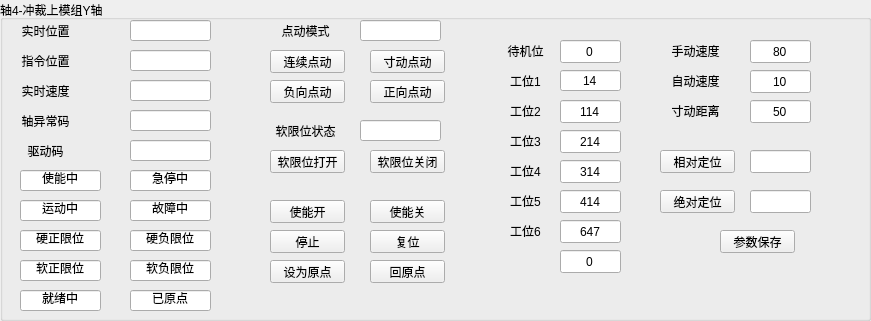
    <widget class="QGroupBox" name="A1_4">
     <property name="geometry">
      <rect>
       <x>60</x>
       <y>330</y>
       <width>871</width>
       <height>321</height>
      </rect>
     </property>
     <property name="minimumSize">
      <size>
       <width>400</width>
       <height>200</height>
      </size>
     </property>
     <property name="maximumSize">
      <size>
       <width>4000</width>
       <height>4000</height>
      </size>
     </property>
     <property name="title">
      <string>轴4-冲裁上模组Y轴</string>
     </property>
     <widget class="QPushButton" name="btn_MoveAbs_Axi_4">
      <property name="geometry">
       <rect>
        <x>660</x>
        <y>190</y>
        <width>75</width>
        <height>23</height>
       </rect>
      </property>
      <property name="text">
       <string>绝对定位</string>
      </property>
     </widget>
     <widget class="QPushButton" name="btn_Reset_Axi_4">
      <property name="geometry">
       <rect>
        <x>370</x>
        <y>230</y>
        <width>75</width>
        <height>23</height>
       </rect>
      </property>
      <property name="text">
       <string>复位</string>
      </property>
     </widget>
     <widget class="QPushButton" name="btn_Stop_Axi_4">
      <property name="geometry">
       <rect>
        <x>270</x>
        <y>230</y>
        <width>75</width>
        <height>23</height>
       </rect>
      </property>
      <property name="text">
       <string>停止</string>
      </property>
     </widget>
     <widget class="QPushButton" name="btn_GoHome_Axi_4">
      <property name="geometry">
       <rect>
        <x>370</x>
        <y>260</y>
        <width>75</width>
        <height>23</height>
       </rect>
      </property>
      <property name="text">
       <string>回原点</string>
      </property>
     </widget>
     <widget class="QLineEdit" name="lineEdit_MoveAbs_Axi_4">
      <property name="geometry">
       <rect>
        <x>750</x>
        <y>190</y>
        <width>61</width>
        <height>23</height>
       </rect>
      </property>
      <property name="text">
       <string/>
      </property>
      <property name="alignment">
       <set>Qt::AlignCenter</set>
      </property>
     </widget>
     <widget class="QPushButton" name="btn_SetHome_Axi_4">
      <property name="geometry">
       <rect>
        <x>270</x>
        <y>260</y>
        <width>75</width>
        <height>23</height>
       </rect>
      </property>
      <property name="text">
       <string>设为原点</string>
      </property>
     </widget>
     <widget class="QLineEdit" name="lineEdit_CurPos_Axi_4">
      <property name="geometry">
       <rect>
        <x>130</x>
        <y>20</y>
        <width>81</width>
        <height>21</height>
       </rect>
      </property>
      <property name="text">
       <string/>
      </property>
      <property name="alignment">
       <set>Qt::AlignCenter</set>
      </property>
      <property name="readOnly">
       <bool>true</bool>
      </property>
     </widget>
     <widget class="QLabel" name="label_CurPos_Axi_4">
      <property name="geometry">
       <rect>
        <x>0</x>
        <y>20</y>
        <width>91</width>
        <height>21</height>
       </rect>
      </property>
      <property name="text">
       <string>实时位置</string>
      </property>
      <property name="alignment">
       <set>Qt::AlignCenter</set>
      </property>
     </widget>
     <widget class="QLineEdit" name="lineEdit_Hard_AxiPosLimit_Axi_4">
      <property name="geometry">
       <rect>
        <x>20</x>
        <y>230</y>
        <width>81</width>
        <height>21</height>
       </rect>
      </property>
      <property name="text">
       <string>硬正限位</string>
      </property>
      <property name="alignment">
       <set>Qt::AlignCenter</set>
      </property>
      <property name="readOnly">
       <bool>true</bool>
      </property>
     </widget>
     <widget class="QLineEdit" name="lineEdit_Hard_AxiNegLimit_Axi_4">
      <property name="geometry">
       <rect>
        <x>130</x>
        <y>230</y>
        <width>81</width>
        <height>21</height>
       </rect>
      </property>
      <property name="text">
       <string>硬负限位</string>
      </property>
      <property name="alignment">
       <set>Qt::AlignCenter</set>
      </property>
      <property name="readOnly">
       <bool>true</bool>
      </property>
     </widget>
     <widget class="QLineEdit" name="lineEdit_Enable_Axi_4">
      <property name="geometry">
       <rect>
        <x>20</x>
        <y>170</y>
        <width>81</width>
        <height>21</height>
       </rect>
      </property>
      <property name="text">
       <string>使能中</string>
      </property>
      <property name="alignment">
       <set>Qt::AlignCenter</set>
      </property>
      <property name="readOnly">
       <bool>true</bool>
      </property>
     </widget>
     <widget class="QLineEdit" name="lineEdit_Standby_Axi_4">
      <property name="geometry">
       <rect>
        <x>560</x>
        <y>40</y>
        <width>61</width>
        <height>23</height>
       </rect>
      </property>
      <property name="text">
       <string>0</string>
      </property>
      <property name="alignment">
       <set>Qt::AlignCenter</set>
      </property>
     </widget>
     <widget class="QLineEdit" name="lineEdit_WorkPostion1_Axi_4">
      <property name="geometry">
       <rect>
        <x>560</x>
        <y>70</y>
        <width>61</width>
        <height>21</height>
       </rect>
      </property>
      <property name="text">
       <string>14</string>
      </property>
      <property name="alignment">
       <set>Qt::AlignCenter</set>
      </property>
     </widget>
     <widget class="QLineEdit" name="lineEdit_WorkPostion2_Axi_4">
      <property name="geometry">
       <rect>
        <x>560</x>
        <y>100</y>
        <width>61</width>
        <height>23</height>
       </rect>
      </property>
      <property name="text">
       <string>114</string>
      </property>
      <property name="alignment">
       <set>Qt::AlignCenter</set>
      </property>
     </widget>
     <widget class="QLabel" name="label_Standby_Axi_4">
      <property name="geometry">
       <rect>
        <x>480</x>
        <y>40</y>
        <width>91</width>
        <height>21</height>
       </rect>
      </property>
      <property name="text">
       <string>待机位</string>
      </property>
      <property name="alignment">
       <set>Qt::AlignCenter</set>
      </property>
     </widget>
     <widget class="QLabel" name="label_WorkStation1_Axi_4">
      <property name="geometry">
       <rect>
        <x>480</x>
        <y>70</y>
        <width>91</width>
        <height>21</height>
       </rect>
      </property>
      <property name="text">
       <string>工位1</string>
      </property>
      <property name="alignment">
       <set>Qt::AlignCenter</set>
      </property>
     </widget>
     <widget class="QLabel" name="label_WorkStation2_Axi_4">
      <property name="geometry">
       <rect>
        <x>480</x>
        <y>100</y>
        <width>91</width>
        <height>21</height>
       </rect>
      </property>
      <property name="text">
       <string>工位2</string>
      </property>
      <property name="alignment">
       <set>Qt::AlignCenter</set>
      </property>
     </widget>
     <widget class="QPushButton" name="btn_Jog_Pos_Axi_4">
      <property name="geometry">
       <rect>
        <x>370</x>
        <y>80</y>
        <width>75</width>
        <height>23</height>
       </rect>
      </property>
      <property name="text">
       <string>正向点动</string>
      </property>
     </widget>
     <widget class="QPushButton" name="btn_Jog_Neg_Axi_4">
      <property name="geometry">
       <rect>
        <x>270</x>
        <y>80</y>
        <width>75</width>
        <height>23</height>
       </rect>
      </property>
      <property name="text">
       <string>负向点动</string>
      </property>
     </widget>
     <widget class="QLabel" name="label_WorkStation_3_Axi_4">
      <property name="geometry">
       <rect>
        <x>480</x>
        <y>130</y>
        <width>91</width>
        <height>21</height>
       </rect>
      </property>
      <property name="text">
       <string>工位3</string>
      </property>
      <property name="alignment">
       <set>Qt::AlignCenter</set>
      </property>
     </widget>
     <widget class="QLineEdit" name="lineEdit_WorkPostion3_Axi_4">
      <property name="geometry">
       <rect>
        <x>560</x>
        <y>130</y>
        <width>61</width>
        <height>23</height>
       </rect>
      </property>
      <property name="text">
       <string>214</string>
      </property>
      <property name="alignment">
       <set>Qt::AlignCenter</set>
      </property>
     </widget>
     <widget class="QLabel" name="label_WorkStation_4_Axi_4">
      <property name="geometry">
       <rect>
        <x>480</x>
        <y>160</y>
        <width>91</width>
        <height>21</height>
       </rect>
      </property>
      <property name="text">
       <string>工位4</string>
      </property>
      <property name="alignment">
       <set>Qt::AlignCenter</set>
      </property>
     </widget>
     <widget class="QLineEdit" name="lineEdit_WorkPostion4_Axi_4">
      <property name="geometry">
       <rect>
        <x>560</x>
        <y>160</y>
        <width>61</width>
        <height>23</height>
       </rect>
      </property>
      <property name="text">
       <string>314</string>
      </property>
      <property name="alignment">
       <set>Qt::AlignCenter</set>
      </property>
     </widget>
     <widget class="QLabel" name="label_WorkStation_5_Axi_4">
      <property name="geometry">
       <rect>
        <x>480</x>
        <y>190</y>
        <width>91</width>
        <height>21</height>
       </rect>
      </property>
      <property name="text">
       <string>工位5</string>
      </property>
      <property name="alignment">
       <set>Qt::AlignCenter</set>
      </property>
     </widget>
     <widget class="QLineEdit" name="lineEdit_WorkPostion5_Axi_4">
      <property name="geometry">
       <rect>
        <x>560</x>
        <y>190</y>
        <width>61</width>
        <height>23</height>
       </rect>
      </property>
      <property name="text">
       <string>414</string>
      </property>
      <property name="alignment">
       <set>Qt::AlignCenter</set>
      </property>
     </widget>
     <widget class="QLineEdit" name="lineEdit_ManuVel_Axi_4">
      <property name="geometry">
       <rect>
        <x>750</x>
        <y>40</y>
        <width>61</width>
        <height>23</height>
       </rect>
      </property>
      <property name="text">
       <string>80</string>
      </property>
      <property name="alignment">
       <set>Qt::AlignCenter</set>
      </property>
     </widget>
     <widget class="QLabel" name="label_ManuVel_Axi_4">
      <property name="geometry">
       <rect>
        <x>650</x>
        <y>40</y>
        <width>91</width>
        <height>21</height>
       </rect>
      </property>
      <property name="text">
       <string>手动速度</string>
      </property>
      <property name="alignment">
       <set>Qt::AlignCenter</set>
      </property>
     </widget>
     <widget class="QPushButton" name="btn_SetParam_Axi_4">
      <property name="geometry">
       <rect>
        <x>720</x>
        <y>230</y>
        <width>75</width>
        <height>23</height>
       </rect>
      </property>
      <property name="text">
       <string>参数保存</string>
      </property>
     </widget>
     <widget class="QLineEdit" name="lineEdit_Estop_Axi_4">
      <property name="geometry">
       <rect>
        <x>130</x>
        <y>170</y>
        <width>81</width>
        <height>21</height>
       </rect>
      </property>
      <property name="text">
       <string>急停中</string>
      </property>
      <property name="alignment">
       <set>Qt::AlignCenter</set>
      </property>
      <property name="readOnly">
       <bool>true</bool>
      </property>
     </widget>
     <widget class="QLineEdit" name="lineEdit_Moving_Axi_4">
      <property name="geometry">
       <rect>
        <x>20</x>
        <y>200</y>
        <width>81</width>
        <height>21</height>
       </rect>
      </property>
      <property name="text">
       <string>运动中</string>
      </property>
      <property name="alignment">
       <set>Qt::AlignCenter</set>
      </property>
      <property name="readOnly">
       <bool>true</bool>
      </property>
     </widget>
     <widget class="QLineEdit" name="lineEdit_Err_Axi_4">
      <property name="geometry">
       <rect>
        <x>130</x>
        <y>200</y>
        <width>81</width>
        <height>21</height>
       </rect>
      </property>
      <property name="text">
       <string>故障中</string>
      </property>
      <property name="alignment">
       <set>Qt::AlignCenter</set>
      </property>
      <property name="readOnly">
       <bool>true</bool>
      </property>
     </widget>
     <widget class="QLineEdit" name="lineEdit_Soft_AxiPosLimit_Axi_4">
      <property name="geometry">
       <rect>
        <x>20</x>
        <y>260</y>
        <width>81</width>
        <height>21</height>
       </rect>
      </property>
      <property name="text">
       <string>软正限位</string>
      </property>
      <property name="alignment">
       <set>Qt::AlignCenter</set>
      </property>
     </widget>
     <widget class="QLineEdit" name="lineEdit_Soft_AxiNegLimit_Axi_4">
      <property name="geometry">
       <rect>
        <x>130</x>
        <y>260</y>
        <width>81</width>
        <height>21</height>
       </rect>
      </property>
      <property name="text">
       <string>软负限位</string>
      </property>
      <property name="alignment">
       <set>Qt::AlignCenter</set>
      </property>
      <property name="readOnly">
       <bool>true</bool>
      </property>
     </widget>
     <widget class="QLineEdit" name="lineEdit_Ready_Axi_4">
      <property name="geometry">
       <rect>
        <x>20</x>
        <y>290</y>
        <width>81</width>
        <height>21</height>
       </rect>
      </property>
      <property name="text">
       <string>就绪中</string>
      </property>
      <property name="alignment">
       <set>Qt::AlignCenter</set>
      </property>
      <property name="readOnly">
       <bool>true</bool>
      </property>
     </widget>
     <widget class="QLineEdit" name="lineEdit_Homed_Axi_4">
      <property name="geometry">
       <rect>
        <x>130</x>
        <y>290</y>
        <width>81</width>
        <height>21</height>
       </rect>
      </property>
      <property name="text">
       <string>已原点</string>
      </property>
      <property name="alignment">
       <set>Qt::AlignCenter</set>
      </property>
      <property name="readOnly">
       <bool>true</bool>
      </property>
     </widget>
     <widget class="QPushButton" name="btn_Enable_Open_Axi_4">
      <property name="geometry">
       <rect>
        <x>270</x>
        <y>200</y>
        <width>75</width>
        <height>23</height>
       </rect>
      </property>
      <property name="text">
       <string>使能开</string>
      </property>
     </widget>
     <widget class="QPushButton" name="btn_Enable_Close_Axi_4">
      <property name="geometry">
       <rect>
        <x>370</x>
        <y>200</y>
        <width>75</width>
        <height>23</height>
       </rect>
      </property>
      <property name="text">
       <string>使能关</string>
      </property>
     </widget>
     <widget class="QLabel" name="label_ActPos_Axi_4">
      <property name="geometry">
       <rect>
        <x>0</x>
        <y>50</y>
        <width>91</width>
        <height>21</height>
       </rect>
      </property>
      <property name="text">
       <string>指令位置</string>
      </property>
      <property name="alignment">
       <set>Qt::AlignCenter</set>
      </property>
     </widget>
     <widget class="QLineEdit" name="lineEdit_SetPos_Axi_4">
      <property name="geometry">
       <rect>
        <x>130</x>
        <y>50</y>
        <width>81</width>
        <height>21</height>
       </rect>
      </property>
      <property name="text">
       <string/>
      </property>
      <property name="alignment">
       <set>Qt::AlignCenter</set>
      </property>
      <property name="readOnly">
       <bool>true</bool>
      </property>
     </widget>
     <widget class="QLabel" name="label_CurVel_Axi_4">
      <property name="geometry">
       <rect>
        <x>0</x>
        <y>80</y>
        <width>91</width>
        <height>21</height>
       </rect>
      </property>
      <property name="text">
       <string>实时速度</string>
      </property>
      <property name="alignment">
       <set>Qt::AlignCenter</set>
      </property>
     </widget>
     <widget class="QLineEdit" name="lineEdit_CurVel_Axi_4">
      <property name="geometry">
       <rect>
        <x>130</x>
        <y>80</y>
        <width>81</width>
        <height>21</height>
       </rect>
      </property>
      <property name="text">
       <string/>
      </property>
      <property name="alignment">
       <set>Qt::AlignCenter</set>
      </property>
      <property name="readOnly">
       <bool>true</bool>
      </property>
     </widget>
     <widget class="QLabel" name="label_AxiErro_Axi_4">
      <property name="geometry">
       <rect>
        <x>0</x>
        <y>110</y>
        <width>91</width>
        <height>21</height>
       </rect>
      </property>
      <property name="text">
       <string>轴异常码</string>
      </property>
      <property name="alignment">
       <set>Qt::AlignCenter</set>
      </property>
     </widget>
     <widget class="QLineEdit" name="lineEdit_AxiErri_Axi_4">
      <property name="geometry">
       <rect>
        <x>130</x>
        <y>110</y>
        <width>81</width>
        <height>21</height>
       </rect>
      </property>
      <property name="text">
       <string/>
      </property>
      <property name="alignment">
       <set>Qt::AlignCenter</set>
      </property>
      <property name="readOnly">
       <bool>true</bool>
      </property>
     </widget>
     <widget class="QLineEdit" name="lineEdit_SeroNo_Axi_4">
      <property name="enabled">
       <bool>true</bool>
      </property>
      <property name="geometry">
       <rect>
        <x>130</x>
        <y>140</y>
        <width>81</width>
        <height>21</height>
       </rect>
      </property>
      <property name="acceptDrops">
       <bool>true</bool>
      </property>
      <property name="text">
       <string/>
      </property>
      <property name="alignment">
       <set>Qt::AlignCenter</set>
      </property>
      <property name="readOnly">
       <bool>true</bool>
      </property>
     </widget>
     <widget class="QLabel" name="label_SeroNo_Axi_4">
      <property name="geometry">
       <rect>
        <x>0</x>
        <y>140</y>
        <width>91</width>
        <height>21</height>
       </rect>
      </property>
      <property name="text">
       <string>驱动码</string>
      </property>
      <property name="alignment">
       <set>Qt::AlignCenter</set>
      </property>
     </widget>
     <widget class="QLabel" name="label_AutoVel_Axi_4">
      <property name="geometry">
       <rect>
        <x>650</x>
        <y>70</y>
        <width>91</width>
        <height>21</height>
       </rect>
      </property>
      <property name="text">
       <string>自动速度</string>
      </property>
      <property name="alignment">
       <set>Qt::AlignCenter</set>
      </property>
     </widget>
     <widget class="QLabel" name="label_Inch_Axi_4">
      <property name="geometry">
       <rect>
        <x>650</x>
        <y>100</y>
        <width>91</width>
        <height>21</height>
       </rect>
      </property>
      <property name="text">
       <string>寸动距离</string>
      </property>
      <property name="alignment">
       <set>Qt::AlignCenter</set>
      </property>
     </widget>
     <widget class="QLineEdit" name="lineEdit_AutoVel_Axi_4">
      <property name="geometry">
       <rect>
        <x>750</x>
        <y>70</y>
        <width>61</width>
        <height>23</height>
       </rect>
      </property>
      <property name="text">
       <string>10</string>
      </property>
      <property name="alignment">
       <set>Qt::AlignCenter</set>
      </property>
     </widget>
     <widget class="QLineEdit" name="lineEdit_Inch_Axi_4">
      <property name="geometry">
       <rect>
        <x>750</x>
        <y>100</y>
        <width>61</width>
        <height>23</height>
       </rect>
      </property>
      <property name="text">
       <string>50</string>
      </property>
      <property name="alignment">
       <set>Qt::AlignCenter</set>
      </property>
     </widget>
     <widget class="QLineEdit" name="lineEdit_JogMode_Axi_4">
      <property name="geometry">
       <rect>
        <x>360</x>
        <y>20</y>
        <width>81</width>
        <height>21</height>
       </rect>
      </property>
      <property name="text">
       <string/>
      </property>
      <property name="alignment">
       <set>Qt::AlignCenter</set>
      </property>
      <property name="readOnly">
       <bool>true</bool>
      </property>
     </widget>
     <widget class="QLabel" name="label_JogMode_Axi_4">
      <property name="geometry">
       <rect>
        <x>260</x>
        <y>20</y>
        <width>91</width>
        <height>21</height>
       </rect>
      </property>
      <property name="text">
       <string>点动模式</string>
      </property>
      <property name="alignment">
       <set>Qt::AlignCenter</set>
      </property>
     </widget>
     <widget class="QPushButton" name="btn_Jog_Jog_Axi_4">
      <property name="geometry">
       <rect>
        <x>270</x>
        <y>50</y>
        <width>75</width>
        <height>23</height>
       </rect>
      </property>
      <property name="text">
       <string>连续点动</string>
      </property>
     </widget>
     <widget class="QPushButton" name="btn_Jog_Inch_Axi_4">
      <property name="geometry">
       <rect>
        <x>370</x>
        <y>50</y>
        <width>75</width>
        <height>23</height>
       </rect>
      </property>
      <property name="text">
       <string>寸动点动</string>
      </property>
     </widget>
     <widget class="QLineEdit" name="lineEdit_SoftLimitSet__Axi_4">
      <property name="geometry">
       <rect>
        <x>360</x>
        <y>120</y>
        <width>81</width>
        <height>21</height>
       </rect>
      </property>
      <property name="text">
       <string/>
      </property>
      <property name="alignment">
       <set>Qt::AlignCenter</set>
      </property>
      <property name="readOnly">
       <bool>true</bool>
      </property>
     </widget>
     <widget class="QLabel" name="label_SoftLimitSet_Axi_4">
      <property name="geometry">
       <rect>
        <x>260</x>
        <y>120</y>
        <width>91</width>
        <height>21</height>
       </rect>
      </property>
      <property name="text">
       <string>软限位状态</string>
      </property>
      <property name="alignment">
       <set>Qt::AlignCenter</set>
      </property>
     </widget>
     <widget class="QPushButton" name="btn_Jog_SoftOpen_Axi_4">
      <property name="geometry">
       <rect>
        <x>270</x>
        <y>150</y>
        <width>75</width>
        <height>23</height>
       </rect>
      </property>
      <property name="text">
       <string>软限位打开</string>
      </property>
     </widget>
     <widget class="QPushButton" name="btn_Jog_SoftClose_Axi_4">
      <property name="geometry">
       <rect>
        <x>370</x>
        <y>150</y>
        <width>75</width>
        <height>23</height>
       </rect>
      </property>
      <property name="text">
       <string>软限位关闭</string>
      </property>
     </widget>
     <widget class="QPushButton" name="btn_MoveRel_Axi_4">
      <property name="geometry">
       <rect>
        <x>660</x>
        <y>150</y>
        <width>75</width>
        <height>23</height>
       </rect>
      </property>
      <property name="text">
       <string>相对定位</string>
      </property>
     </widget>
     <widget class="QLineEdit" name="lineEdit_MoveRel_Axi_4">
      <property name="geometry">
       <rect>
        <x>750</x>
        <y>150</y>
        <width>61</width>
        <height>23</height>
       </rect>
      </property>
      <property name="text">
       <string/>
      </property>
      <property name="alignment">
       <set>Qt::AlignCenter</set>
      </property>
     </widget>
     <widget class="QLabel" name="label_WorkStation_6_Axi_4">
      <property name="geometry">
       <rect>
        <x>480</x>
        <y>220</y>
        <width>91</width>
        <height>21</height>
       </rect>
      </property>
      <property name="text">
       <string>工位6</string>
      </property>
      <property name="alignment">
       <set>Qt::AlignCenter</set>
      </property>
     </widget>
     <widget class="QLineEdit" name="lineEdit_WorkPostion6_Axi_4">
      <property name="geometry">
       <rect>
        <x>560</x>
        <y>220</y>
        <width>61</width>
        <height>23</height>
       </rect>
      </property>
      <property name="text">
       <string>647</string>
      </property>
      <property name="alignment">
       <set>Qt::AlignCenter</set>
      </property>
     </widget>
     <widget class="QLineEdit" name="lineEdit_PosId_Axi_4">
      <property name="geometry">
       <rect>
        <x>560</x>
        <y>250</y>
        <width>61</width>
        <height>23</height>
       </rect>
      </property>
      <property name="text">
       <string>0</string>
      </property>
      <property name="alignment">
       <set>Qt::AlignCenter</set>
      </property>
     </widget>
    </widget>
